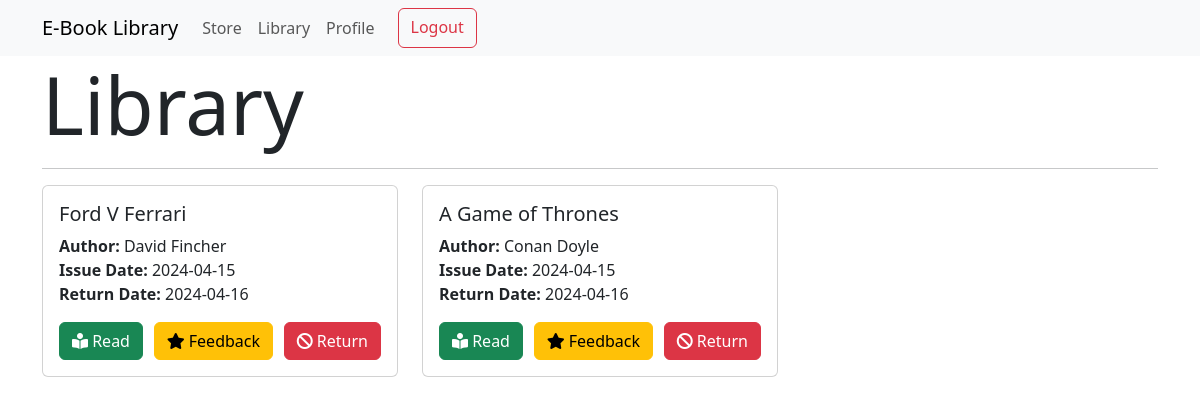
Page /issued_books_user (signed in) on the earlier database version.
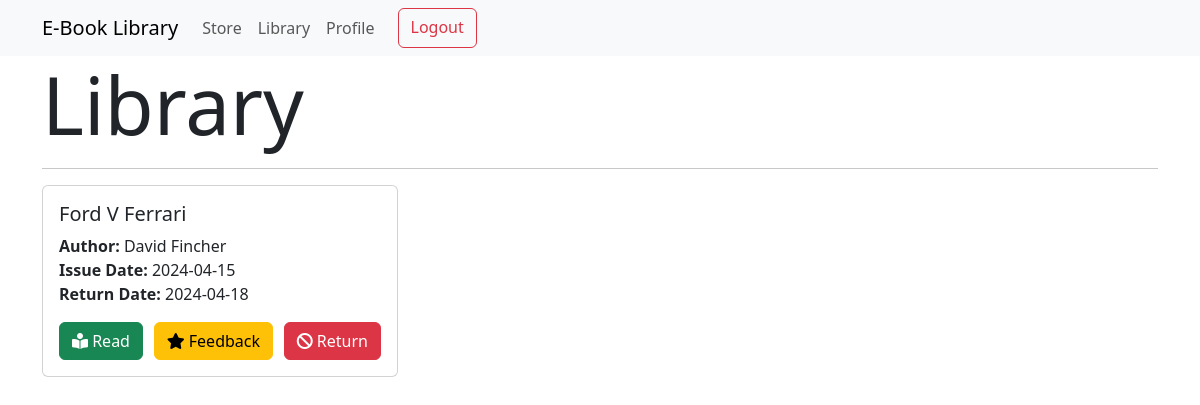
Same page on the later database version.
### models.py (models this page shows)
class Issued(db.Model):
    id = db.Column(db.Integer, primary_key=True)
    user_id = db.Column(db.Integer, db.ForeignKey("user.id"), nullable=False)
    book_id = db.Column(db.Integer, db.ForeignKey("books.id"), nullable=False)
    username = db.Column(db.String(32), nullable=False)
    book_name = db.Column(db.String(32), nullable=False)
    author = db.Column(db.String(64), nullable=False)
    date_issued = db.Column(db.Date, nullable=False)
    return_date = db.Column(db.Date, nullable=False)

### routes.py (the view)
@app.route("/issued_books_user")
@auth_required
def issued_books_user():
    all_issued = Issued.query.filter_by(user_id=session["user_id"]).all()
    return render_template("library.html", all_issued=all_issued)

### routes.py (called while the page is built)
def auth_required(func):
    @wraps(func)
    def inner(*args, **kwargs):
        if "user_id" in session:
            return func(*args, **kwargs)
        else:
            return redirect(url_for("login"))
    return inner

### templates/library.html (shortened to what this page needs)
{% extends "layout.html" %}
{% block content %}
{% if all_issued|length > 0 %}
<h1 class="display-1">Library</h1>
<hr>
<div class="row">
    {% for item in all_issued %}
    <div class="col-md-4 mb-4">
        <div class="card">
            <div class="card-body">
                <h5 class="card-title">{{ item.book_name }}</h5>
                <p class="card-text">
                    <strong>Author:</strong> {{ item.author }}<br>
                    <strong>Issue Date:</strong> {{ item.date_issued }}<br>
                    <strong>Return Date:</strong> {{ item.return_date }}
                </p>
                <div class="d-flex justify-content-between">
                    <form action="{{url_for('read_book', id=item.book_id)}}" method="POST">
                        <button class="btn btn-success">
                            <i class="fas fa-book-reader"></i> Read
                        </button>
                    </form>
                    <form action="{{url_for('give_feedbacks', id=item.book_id)}}">
                        <button class="btn btn-warning">
                            <i class="fas fa-star"></i> Feedback
                        </button>
                    </form>
                    <form action="{{url_for('return_book', id=item.book_id)}}" method="POST">
                        <button class="btn btn-danger">
                            <i class="fas fa-ban"></i> Return
                        </button>
                    </form>
                </div>
            </div>
        </div>
    </div>
    {% endfor %}
</div>
{% else %}
<h1 class="display-1">No Books in Library Currently</h1>
<hr>
{% endif %}
{% endblock content %}

Differences in the rows shown:
removed Issued: book_name "A Game of Thrones", author "Conan Doyle", date_issued "2024-04-15", return_date "2024-04-16"
changed Issued "Ford V Ferrari": return_date "2024-04-16" → "2024-04-18"
